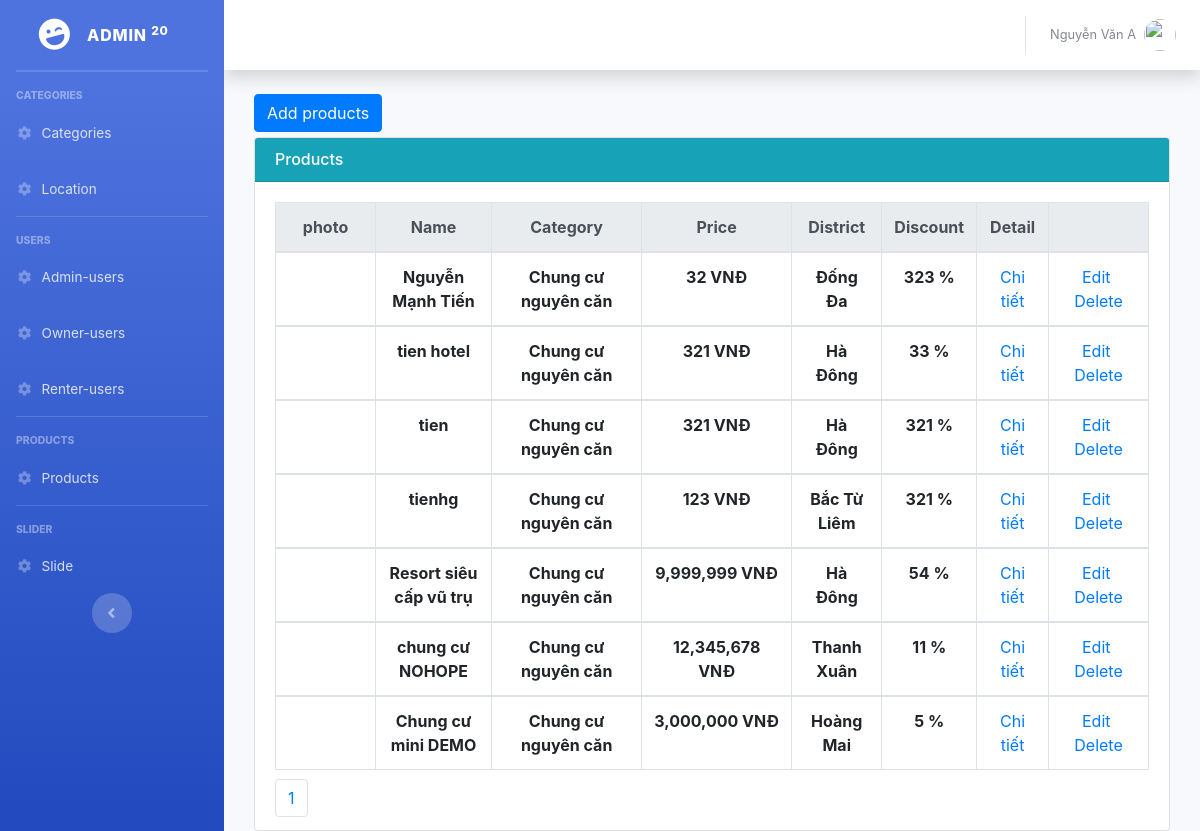
Before: /Backend/Admin/index.php?controller=products&action=read (signed in) with the older database file.
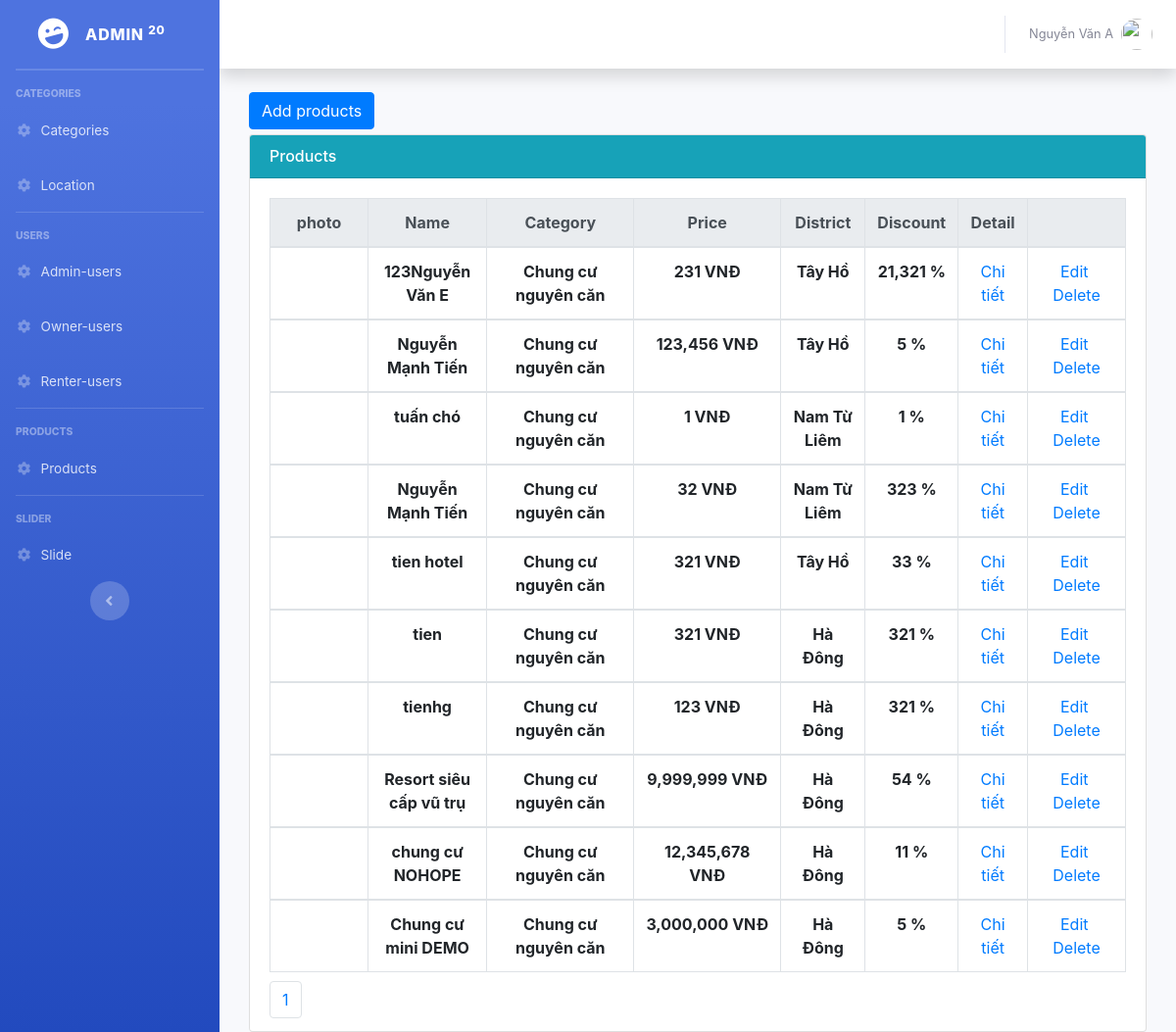
After: the same page with the newer database file.
### tables this page shows
CREATE TABLE `products` (
  `id` int(11) NOT NULL,
  `name` varchar(500) NOT NULL,
  `photo` varchar(255) NOT NULL,
  `owner_id` int(11) NOT NULL,
  `category_id` int(11) NOT NULL,
  `location_id` int(11) NOT NULL,
  `address` varchar(500) NOT NULL,
  `title` varchar(500) NOT NULL,
  `description` varchar(4000) NOT NULL,
  `area` double NOT NULL,
  `discount` double NOT NULL,
  `chung_chu` int(11) NOT NULL,
  `phong_tam` varchar(500) NOT NULL,
  `phong_bep` varchar(500) NOT NULL,
  `dieu_hoa` int(11) NOT NULL,
  `ban_cong` int(11) NOT NULL,
  `hot` int(11) NOT NULL,
  `gia_dien_nuoc` varchar(255) NOT NULL,
  `price` double NOT NULL,
  `quantities` int(11) NOT NULL,
  `date` date NOT NULL
);

CREATE TABLE `categories` (
  `id` int(11) NOT NULL,
  `name` varchar(255) NOT NULL
);

CREATE TABLE `location` (
  `id` int(11) NOT NULL,
  `name` varchar(500) NOT NULL
);

### Backend/Admin/Controllers/ProductsController.php (called while the page is built, shortened)
<?php
	include "Models/ProductsModel.php";
	class ProductsController extends ProductsModel{
		public function read(){
			$recordPerPage = 25;
			$numPage = ceil($this->modelTotal()/$recordPerPage);
			$listRecord = $this->modelRead($recordPerPage);
			include "Views/ProductsView.php";
		}
	}
 ?>

### Backend/Admin/Models/ProductsModel.php (called while the page is built, shortened)
<?php
	class ProductsModel{
		public function modelRead($recordPerPage){
			$total = $this->modelTotal();
			$numPage = ceil($total/$recordPerPage);
			$page = isset($_GET["p"]) && $_GET["p"] > 0 ? $_GET["p"]-1 : 0;
			$from = $page * $recordPerPage;
			$conn = Connection::getInstance();
			$query = $conn->query("select * from products order by id desc limit $from, $recordPerPage");
			return $query->fetchAll();
		}
		public function modelTotal(){
			$conn = Connection::getInstance();
			$query = $conn->query("select id from products order by id desc");
			return $query->rowCount();
		}
		public function modelGetCategoryName($id){
			$conn = Connection::getInstance();
			$query = $conn->query("select * from categories where id = $id");
			$record = $query->fetch();
			return $record->name;
		}
		public function modelGetLocationName($id){
			$conn = Connection::getInstance();
			$query = $conn->query("select * from location where id = $id");
			$record = $query->fetch();
			return $record->name;
		}
	}
 ?>

### Backend/Admin/Views/ProductsView.php (the view, shortened to what this page needs)
<div class="col-md-12" >
    <div style="margin-bottom:5px;">
        <a href="index.php?controller=products&action=create" class="btn btn-primary">Add products</a>
    </div>
    <div class="card card-primary">
        <h6 class="card-header bg-info" style="color: white">Products</h6>
        <div class="card-body">
            <table class="table table-bordered">
              <thead class="thead-light">
                <tr style="text-align: center;">
                  <th scope="col" style="width: 100px;">photo</th>
                  <th scope="col">Name</th>
                  <th scope="col" style="width: 150px;">Category</th>
                  <th scope="col" style="width: 150px;">Price</th>
                  <th scope="col">District</th>
                  <th scope="col" style="width: 80px;">Discount</th>
                  <th scope="col">Detail</th>
                  <th scope="col"style="width: 100px;"></th>
                </tr>
              </thead>
              <?php foreach($listRecord as $rows): ?>
              <tbody>
                <tr style="text-align: center;">
                  <td style="">
                  </td>
                  <th><?php echo $rows->name; ?></th>
                  <th><?php echo $this->modelGetCategoryName($rows->category_id); ?></th>
                  <th> <?php echo number_format($rows->price);?> VNĐ</th>
                  <th><?php echo $this->modelGetLocationName($rows->location_id); ?></th>
                  <th><?php echo number_format($rows->discount); ?> %</th>
                  <td><a href="index.php?controller=products&action=detail&id=<?php echo $rows->id;?>" class="label label-success">Chi tiết</a></td>
                  <td style="text-align:center;">
                    <a href="index.php?controller=products&action=update&id=<?php echo $rows->id; ?>">Edit</a>&nbsp;
                    <a href="index.php?controller=products&action=delete&id=<?php echo $rows->id; ?>" onclick="return window.confirm('Are you sure?');">Delete</a>
                  </td>
                </tr>
              </tbody>
              <?php endforeach; ?>
            </table>
            <ul class="pagination">
                <li class="page-item">
                    <?php for($i = 1; $i <= $numPage; $i++): ?>
                    <a href="index.php?controller=products&action=read&p=<?php echo $i; ?>" class="page-link"><?php echo $i; ?></a>
                    <?php endfor; ?>
                </li>
            </ul>
        </div>
    </div>
</div>

Changed rows visible on the page:
added products: name "123Nguyễn Văn E", category.name "Chung cư nguyên căn", price "231", location.name "Tây Hồ", discount "21,321"
added products: name "Nguyễn Mạnh Tiến", category.name "Chung cư nguyên căn", price "123,456", location.name "Tây Hồ", discount "5"
added products: name "tuấn chó", category.name "Chung cư nguyên căn", price "1", location.name "Nam Từ Liêm", discount "1"
changed products (number 4 of 10 on the later page): location.name "Đống Đa" → "Nam Từ Liêm"
changed products "tien hotel": location.name "Hà Đông" → "Tây Hồ"
changed products "tienhg": location.name "Bắc Từ Liêm" → "Hà Đông"
changed products "chung cư NOHOPE": location.name "Thanh Xuân" → "Hà Đông"
changed products "Chung cư mini DEMO": location.name "Hoàng Mai" → "Hà Đông"
